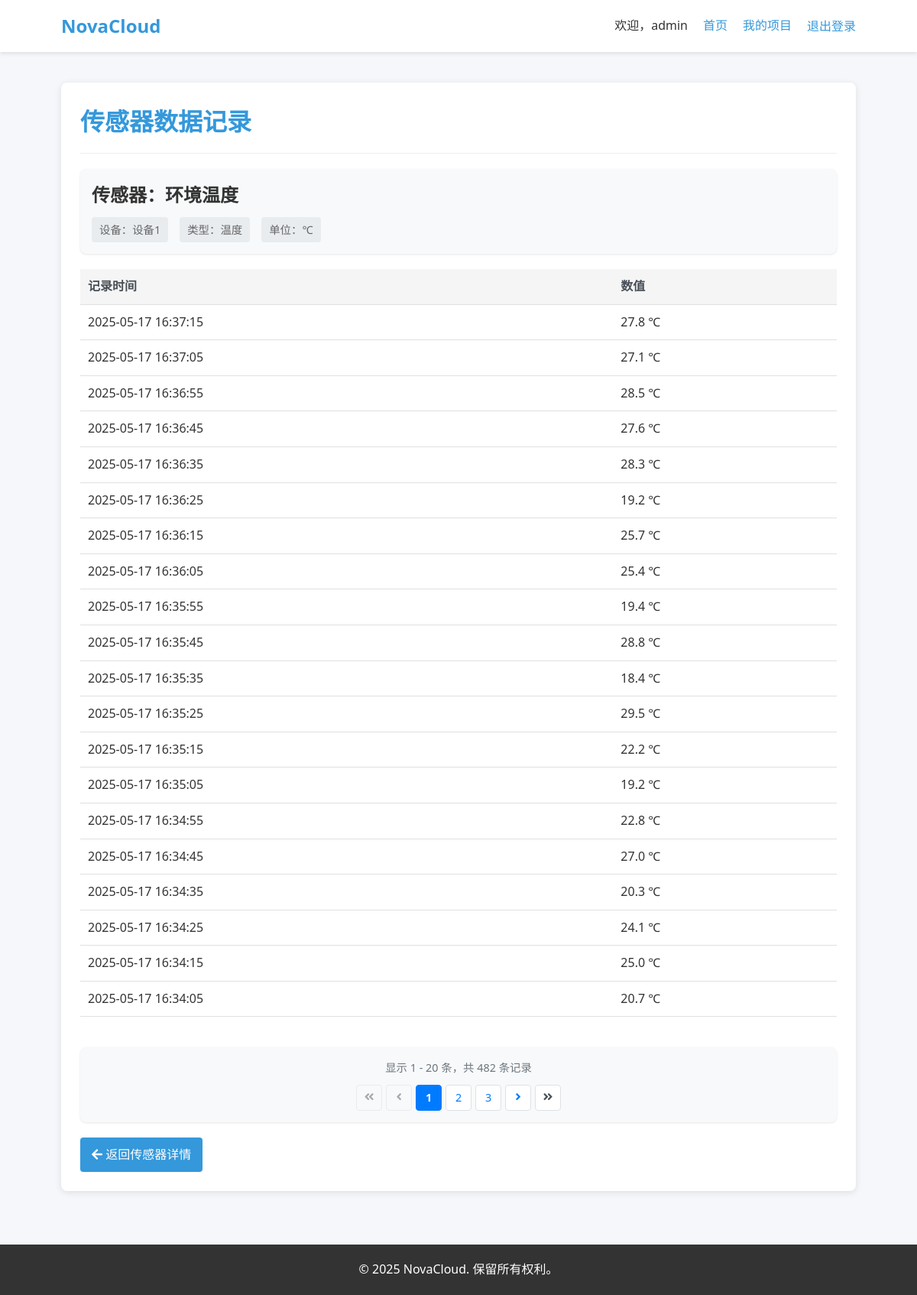
Screenshot of /sensors/1/data/ (signed in) with the database file from the repository.
### iot_devices/models.py (models this page shows, shortened)
class Sensor(models.Model):
    name = models.CharField('传感器名称', max_length=100)
    sensor_type = models.CharField('传感器类型', max_length=50, help_text="例如：temperature, humidity")
    unit = models.CharField('单位', max_length=20, blank=True, null=True, help_text="例如：°C, %")
    device = models.ForeignKey(Device, on_delete=models.CASCADE, related_name='sensors', verbose_name='所属设备')
    value_key = models.CharField('值键名', max_length=50, help_text="用于从设备消息中提取该传感器值的键名")
    created_at = models.DateTimeField('创建时间', auto_now_add=True)
    class Meta:
        verbose_name = '传感器'
        verbose_name_plural = '传感器'
        ordering = ['device', 'name']

class Device(models.Model):
    STATUS_CHOICES = (
        ('online', '在线'),
        ('offline', '离线'),
        ('unregistered', '未注册'),
    )
    PROTOCOL_CHOICES = (
        ('mqtt', 'MQTT'),
        ('tcp', 'TCP原生'),
    )
    device_id = models.CharField('设备号', max_length=20, unique=True, help_text="例如：DEV-YYYYYY")
    device_identifier = models.CharField('设备标识', max_length=100, unique=True, help_text="可以是MAC地址、序列号等")
    device_key = models.CharField('设备密钥', max_length=64, blank=True, help_text="用于设备认证")
    name = models.CharField('设备名称', max_length=100)
    project = models.ForeignKey(Project, on_delete=models.CASCADE, related_name='devices', verbose_name='所属项目')
    status = models.CharField('设备状态', max_length=20, choices=STATUS_CHOICES, default='unregistered')
    protocol_type = models.CharField('通信协议', max_length=20, choices=PROTOCOL_CHOICES, default='mqtt')
    last_seen = models.DateTimeField('最后在线时间', blank=True, null=True)
    created_at = models.DateTimeField('创建时间', auto_now_add=True)
    updated_at = models.DateTimeField('更新时间', auto_now=True)
    class Meta:
        verbose_name = '设备'
        verbose_name_plural = '设备'
        ordering = ['-created_at']

class SensorData(models.Model):
    sensor = models.ForeignKey(Sensor, on_delete=models.CASCADE, related_name='data_points', verbose_name='传感器')
    timestamp = models.DateTimeField('记录时间', auto_now_add=True)
    value_float = models.FloatField('浮点数值', null=True, blank=True)
    value_string = models.CharField('字符串值', max_length=100, null=True, blank=True)
    value_boolean = models.BooleanField('布尔值', null=True, blank=True)
    class Meta:
        verbose_name = '传感器数据'
        verbose_name_plural = '传感器数据'
        ordering = ['-timestamp']
        indexes = [
            models.Index(fields=['sensor', '-timestamp'])
        ]

### iot_devices/views.py (the view)
# urls.py: path('sensors/<int:sensor_id>/data/', views.SensorDataListView.as_view(), name='sensor_data_list'),
class SensorDataListView(LoginRequiredMixin, ListView):
    model = SensorData
    template_name = 'iot_devices/sensor_data_list.html'
    context_object_name = 'data_records'
    paginate_by = 20
    def get_queryset(self):
        self.sensor = get_object_or_404(Sensor, id=self.kwargs['sensor_id'])
        if self.sensor.device.project.owner != self.request.user:
            return SensorData.objects.none()
        return SensorData.objects.filter(sensor=self.sensor).order_by('-timestamp')
    def get_context_data(self, **kwargs):
        context = super().get_context_data(**kwargs)
        context['sensor'] = self.sensor
        context['device'] = self.sensor.device
        return context

### templates/iot_devices/sensor_data_list.html (shortened to what this page needs)
{% extends 'base.html' %}
{% block content %}
<div class="content-section">
    <div class="section-header">
        <h1>传感器数据记录</h1>
    </div>
    <div class="sensor-info">
        <h2>传感器：{{ sensor.name }}</h2>
        <div class="sensor-meta">
            <span class="device-info">设备：{{ device.name }}</span>
            <span class="type-info">类型：{{ sensor.sensor_type }}</span>
            {% if sensor.unit %}
            <span class="unit-info">单位：{{ sensor.unit }}</span>
            {% endif %}
        </div>
    </div>
    {% if data_records %}
        <div class="table-responsive">
            <table class="data-table">
                <thead>
                    <tr>
                        <th>记录时间</th>
                        <th>数值</th>
                    </tr>
                </thead>
                <tbody>
                    {% for record in data_records %}
                    <tr>
                        <td>{{ record.timestamp|date:"Y-m-d H:i:s" }}</td>
                        <td>
                            {% if record.value_float != None %}
                                {{ record.value_float }} {{ sensor.unit }}
                            {% elif record.value_string != None %}
                                {{ record.value_string }}
                            {% elif record.value_boolean != None %}
                                {% if record.value_boolean %}是{% else %}否{% endif %}
                            {% else %}
                                无数据
                            {% endif %}
                        </td>
                    </tr>
                    {% endfor %}
                </tbody>
            </table>
        </div>
        {% if is_paginated %}
        <div class="pagination-container">
            <div class="pagination-info">
                显示 {{ page_obj.start_index }} - {{ page_obj.end_index }} 条，共 {{ paginator.count }} 条记录
            </div>
            <div class="pagination">
                {% if page_obj.has_previous %}
                    <a href="?page=1" class="pagination-button pagination-end" title="首页">
                        <i class="fas fa-angle-double-left"></i>
                    </a>
                    <a href="?page={{ page_obj.previous_page_number }}" class="pagination-button" title="上一页">
                        <i class="fas fa-angle-left"></i>
                    </a>
                {% else %}
                    <span class="pagination-button pagination-end disabled">
                        <i class="fas fa-angle-double-left"></i>
                    </span>
                    <span class="pagination-button disabled">
                        <i class="fas fa-angle-left"></i>
                    </span>
                {% endif %}
                <div class="pagination-numbers">
                    {% for num in paginator.page_range %}
                        {% if page_obj.number == num %}
                            <span class="pagination-button current">{{ num }}</span>
                        {% elif num > page_obj.number|add:'-3' and num < page_obj.number|add:'3' %}
                            <a href="?page={{ num }}" class="pagination-button">{{ num }}</a>
                        {% endif %}
                    {% endfor %}
                </div>
                {% if page_obj.has_next %}
                    <a href="?page={{ page_obj.next_page_number }}" class="pagination-button" title="下一页">
                        <i class="fas fa-angle-right"></i>
                    </a>
                    <a href="?page={{ paginator.num_pages }}" class="pagination-button pagination-end" title="末页">
                        <i class="fas fa-angle-double-right"></i>
                    </a>
                {% endif %}
            </div>
        </div>
        {% endif %}
    {% endif %}
    <div class="back-link">
        <a href="{% url 'iot_devices:sensor_detail' sensor.id %}" class="btn btn-light">
            <i class="fas fa-arrow-left"></i> 返回传感器详情
        </a>
    </div>
</div>
{% endblock %}

### templates/base.html (shortened to what this page needs)
<!DOCTYPE html>
<html lang="zh-CN">
<head>
    {% load static %}
    <link rel="stylesheet" href="https://cdnjs.cloudflare.com/ajax/libs/font-awesome/5.15.3/css/all.min.css">
    <link rel="stylesheet" href="{% static 'css/style.css' %}">
</head>
<body>
    <header class="site-header">
        <div class="container">
            <div class="logo">
                <a href="{% url 'core:index' %}">NovaCloud</a>
            </div>
            <nav class="main-nav">
                <ul>
                    {% if user.is_authenticated %}
                        <li>欢迎，{{ user.username }}</li>
                        <li><a href="{% url 'core:index' %}">首页</a></li>
                        <li><a href="{% url 'iot_devices:project_list' %}">我的项目</a></li>
                        <li>
                            <form method="post" action="{% url 'accounts:logout' %}" class="logout-form">
                                <button type="submit" class="logout-btn">退出登录</button>
                            </form>
                        </li>
                    {% else %}
                        <li><a href="{% url 'accounts:login' %}">登录</a></li>
                        <li><a href="{% url 'accounts:register' %}">注册</a></li>
                    {% endif %}
                </ul>
            </nav>
        </div>
    </header>
    <main class="site-content">
        <div class="container">
            {% block content %}{% endblock %}
        </div>
    </main>
    <footer class="site-footer">
        <div class="container">
            <p>&copy; {% now "Y" %} NovaCloud. 保留所有权利。</p>
        </div>
    </footer>
</body>
</html>

### static/css/style.css (style rules this page uses)
:root { --primary-color: #3498db; --secondary-color: #2980b9; --accent-color: #f39c12; --bg-color: #f5f7fa; --text-color: #333; --border-color: #ddd; --success-color: #2ecc71; --error-color: #e74c3c; }
* { margin: 0; padding: 0; box-sizing: border-box; }
body { font-family: 'Segoe UI', Tahoma, Geneva, Verdana, sans-serif; line-height: 1.6; color: var(--text-color); background-color: var(--bg-color); min-height: 100vh; display: flex; flex-direction: column; }
.container { width: 90%; max-width: 1200px; margin: 0 auto; padding: 0 20px; }
a { color: var(--primary-color); text-decoration: none; transition: color 0.3s; }
.btn { display: inline-block; padding: 10px 15px; background-color: var(--primary-color); color: white; border: none; border-radius: 4px; cursor: pointer; transition: background 0.3s; }
.site-header { background-color: white; box-shadow: 0 2px 5px rgba(0, 0, 0, 0.1); padding: 15px 0; }
.site-header .container { display: flex; justify-content: space-between; align-items: center; }
.logo a { font-size: 24px; font-weight: bold; color: var(--primary-color); }
.main-nav ul { display: flex; list-style: none; }
.main-nav li { margin-left: 20px; }
.logout-form { margin: 0; padding: 0; }
.logout-btn { background: none; border: none; color: var(--primary-color); cursor: pointer; font-size: inherit; font-family: inherit; padding: 0; text-decoration: none; transition: color 0.3s; }
.site-content { flex: 1; padding: 40px 0; }
.site-footer { background-color: #333; color: white; padding: 20px 0; text-align: center; }
.content-section { background-color: #fff; border-radius: 8px; box-shadow: 0 2px 10px rgba(0, 0, 0, 0.1); padding: 25px; margin-bottom: 30px; }
.section-header { display: flex; justify-content: space-between; align-items: center; margin-bottom: 20px; border-bottom: 1px solid #eee; padding-bottom: 15px; }
.section-header h1, .section-header h2 { margin: 0; color: var(--primary-color); }
.data-table { width: 100%; border-collapse: collapse; margin-bottom: 20px; }
.data-table th, .data-table td { padding: 12px 15px; text-align: left; border-bottom: 1px solid #ddd; }
.data-table th { background-color: #f8f9fa; color: #495057; font-weight: 600; }
.back-link { margin-top: 20px; }
.data-table { width: 100%; border-collapse: collapse; }
.data-table th, .data-table td { padding: 10px; text-align: left; border-bottom: 1px solid #e0e0e0; }
.data-table th { background-color: #f5f5f5; font-weight: bold; }
.table-responsive { overflow-x: auto; margin-bottom: 20px; }

### templates/iot_devices/sensor_data_list.html (style rules this page uses)
.sensor-info { margin-bottom: 20px; padding: 15px; background-color: #f8f9fa; border-radius: 8px; box-shadow: 0 1px 3px rgba(0,0,0,0.1); }
.sensor-info h2 { margin-top: 0; margin-bottom: 10px; font-size: 1.5rem; color: #333; }
.sensor-meta { display: flex; flex-wrap: wrap; gap: 15px; }
.sensor-meta span { padding: 5px 10px; background-color: #e9ecef; border-radius: 4px; font-size: 0.9rem; color: #666; }
.pagination-container { margin-top: 20px; background-color: #f8f9fa; border-radius: 8px; padding: 15px; box-shadow: 0 1px 3px rgba(0,0,0,0.1); }
.pagination-info { text-align: center; color: #6c757d; margin-bottom: 10px; font-size: 0.9rem; }
.pagination { display: flex; justify-content: center; align-items: center; gap: 5px; margin: 0; }
.pagination-numbers { display: flex; gap: 5px; }
.pagination-button { display: inline-flex; align-items: center; justify-content: center; min-width: 34px; height: 34px; background-color: #fff; border: 1px solid #dee2e6; border-radius: 4px; color: #007bff; text-decoration: none; font-size: 0.9rem; transition: all 0.2s; }
.pagination-button.current { background-color: #007bff; border-color: #007bff; color: #fff; font-weight: bold; }
.pagination-button.disabled { color: #6c757d; pointer-events: none; background-color: #f8f9fa; border-color: #dee2e6; opacity: 0.6; }
.pagination-end { color: #495057; }

### rows the page displays
Sensor: name "环境温度", sensor_type "温度", unit "℃"
Device: name "设备1"
SensorData: timestamp "2025-05-17 16:37:15", value_float "27.8"
SensorData: timestamp "2025-05-17 16:37:05", value_float "27.1"
SensorData: timestamp "2025-05-17 16:36:55", value_float "28.5"
SensorData: timestamp "2025-05-17 16:36:45", value_float "27.6"
SensorData: timestamp "2025-05-17 16:36:35", value_float "28.3"
SensorData: timestamp "2025-05-17 16:36:25", value_float "19.2"
SensorData: timestamp "2025-05-17 16:36:15", value_float "25.7"
SensorData: timestamp "2025-05-17 16:36:05", value_float "25.4"
SensorData: timestamp "2025-05-17 16:35:55", value_float "19.4"
SensorData: timestamp "2025-05-17 16:35:45", value_float "28.8"
SensorData: timestamp "2025-05-17 16:35:35", value_float "18.4"
SensorData: timestamp "2025-05-17 16:35:25", value_float "29.5"
SensorData: timestamp "2025-05-17 16:35:15", value_float "22.2"
SensorData: timestamp "2025-05-17 16:35:05", value_float "19.2"
SensorData: timestamp "2025-05-17 16:34:55", value_float "22.8"
SensorData: timestamp "2025-05-17 16:34:45", value_float "27.0"
SensorData: timestamp "2025-05-17 16:34:35", value_float "20.3"
SensorData: timestamp "2025-05-17 16:34:25", value_float "24.1"
SensorData: timestamp "2025-05-17 16:34:15", value_float "25.0"
SensorData: timestamp "2025-05-17 16:34:05", value_float "20.7"

### other values shown
{{ user.username }} "admin"
{{ page_obj.start_index }} "1"
{{ page_obj.end_index }} "20"
{{ paginator.count }} "482"
{{ num }} "1"
{{ num }} "2" "3"
